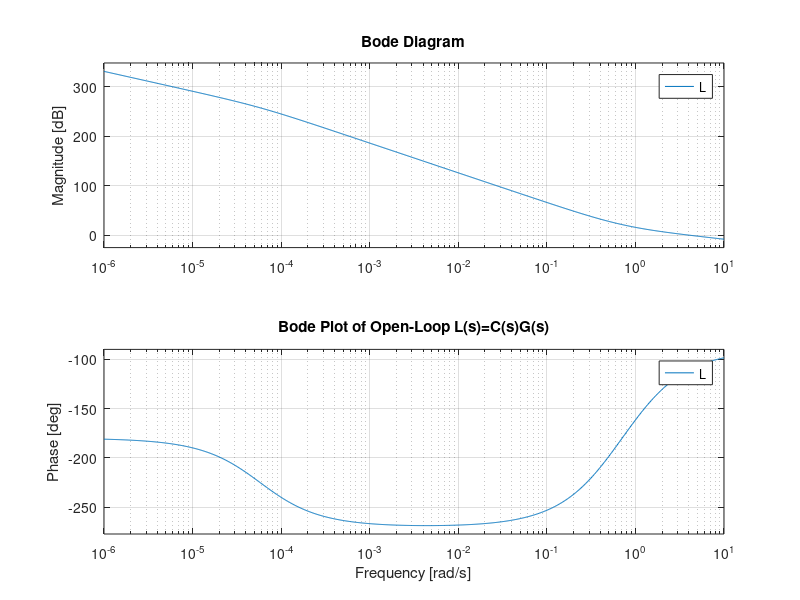

Recreate this plot in MATLAB. (Note: this script raises an error after producing the figure.)
%% PARAMETERS --------------------------------------------------------------
m = 0.958;
b = 5.56e-5;
g = 9.81;

close all; clc;

%% Desired specs
tr = 12.5;
PO = 1;

omega = 2.2/tr;
zeta_d = -log(PO/100) / sqrt(pi^2 + (log(PO/100))^2);

ts1 = 4.6/(zeta_d*omega);
ts2 = ts1 * (3.9/4.6);

%% Controller gains
Kp = 6;
Ki = 2;
Kd = 4;

%% TRANSFER FUNCTIONS ------------------------------------------------------
s = tf('s');

G = 1/(m*s^2 + b*s);              % plant
C = Kp + Kd*s + Ki/s;             % PID
L = C*G;                          % open-loop
Tcl = feedback(L,1);              % closed-loop transfer function

%% POLES & ZEROS -----------------------------------------------------------

fprintf("\n=== Zeros and Poles of G(s) ===\n");
zG = zero(G)
pG = pole(G)

fprintf("\n=== Zeros and Poles of C(s) ===\n");
zC = zero(C)
pC = pole(C)

fprintf("\n=== Zeros and Poles of L(s)=C(s)G(s) ===\n");
zL = zero(L)
pL = pole(L)

fprintf("\n=== Zeros and Poles of T(s) Closed Loop ===\n");
zT = zero(Tcl)
pT = pole(Tcl)

%% Stability verdicts
fprintf("\nClosed-loop BIBO stability:\n");
if any(real(pT)>=0)
    fprintf("UNSTABLE or MARGINAL\n");
else
    fprintf("STABLE\n");
end

%% ------------------------------------------------------------------------
%% REQUIRED PLOTS
%% ------------------------------------------------------------------------

%% 1. Step Response
%figure;
%step(Tcl, 30);
%title("Closed-Loop Step Response");
%grid on;

%% 2. Disturbance Rejection (inject a step on plant input)
%DistTF = feedback(G, C);  % TF from disturbance to output
%figure;
%step(DistTF);
%title("Disturbance Response (gravity)");
%grid on;

%% 3. Bode Plots
%figure;
%bode(G); grid on; title("Bode Plot of G(s)");

%figure;
%bode(C); grid on; title("Bode Plot of C(s)");

figure;
bode(L); grid on; title("Bode Plot of Open-Loop L(s)=C(s)G(s)");

%% 4. Root Locus
%figure;
%rlocus(L);
%title("Root Locus of L(s)=C(s)G(s)");

%% 5. Simulink output plots -----------------------------------------------
if exist('out','var')
    t = out.h.Time;
    h = out.h.Data;
    F_r = out.Fr.Data;
    F_g = out.Fg.Data;
    F_net = out.Fnet.Data;

    figure;
    plot(t, h, 'LineWidth',1.5);
    xlabel("Time (s)"); ylabel("Height h(t)");
    title("h(t) above Delay Limit","FontSize", 18);
    grid on;

    %figure;
    %plot(t, F_r, 'LineWidth',1.5); hold on;
    %plot(t, F_g, 'LineWidth',1.5);
    %plot(t, F_net,'LineWidth',1.5);
    %legend("Reference Force F_r","Gravity F_g","Net Force");
    %title("Force Signals");
    %grid on;
end

%% ------------------------------------------------------------------------
%% Pole tables for report --------------------------------------------------
%% Plant G(s)
p = pG;
re = real(p); im = imag(p); mag = abs(p);
Z = -re./mag;                    % damping ratio
T_const = -1./re;                % time constant

Table_G = table(re,im,mag,Z,T_const, ...
    'VariableNames',{'Real','Imag','Abs','Zeta','Tau'})

%% Closed Loop
p = pT;
re = real(p); im = imag(p); mag = abs(p);
Z = -re./mag;
T_const = -1./re;

Table_T = table(re,im,mag,Z,T_const, ...
    'VariableNames',{'Real','Imag','Abs','Zeta','Tau'})



%% ------------------------------------------------------------------------
%% ROBUSTNESS ANALYSIS VALUES FOR LATEX REPORT
%% ------------------------------------------------------------------------

% Compute gain/phase margins and crossover frequencies
[Gm, Pm, Wcg, Wcp] = margin(L);

% Convert GM from absolute ratio to dB
Gm_dB = 20*log10(Gm);

% Compute allowable time delay at phase margin frequency
% T_delay_max = PM / wc  (PM must be in radians)
PM_rad = Pm * (pi/180);
T_delay_max = PM_rad / Wcp;

% Values just below / just above the delay margin for simulation tests
T_delay_below = 0.9 * T_delay_max;   % 10% below
T_delay_above = 1.1 * T_delay_max;   % 10% above

%% DISPLAY RESULTS ---------------------------------------------------------

fprintf("\n==================== ROBUSTNESS ANALYSIS ====================\n");

fprintf("Gain Margin (absolute):        %.4f\n", Gm);
fprintf("Gain Margin (dB):              %.4f dB\n", Gm_dB);
fprintf("Phase Margin:                  %.4f deg\n", Pm);
fprintf("Gain Crossover Frequency:      %.4f rad/s\n", Wcg);
fprintf("Phase Crossover Frequency:     %.4f rad/s\n", Wcp);

fprintf("\nMaximum Allowable Time Delay:  %.6f seconds\n", T_delay_max);
fprintf("Delay Just Below Margin:       %.6f seconds\n", T_delay_below);
fprintf("Delay Just Above Margin:       %.6f seconds\n", T_delay_above);

fprintf("==============================================================\n");